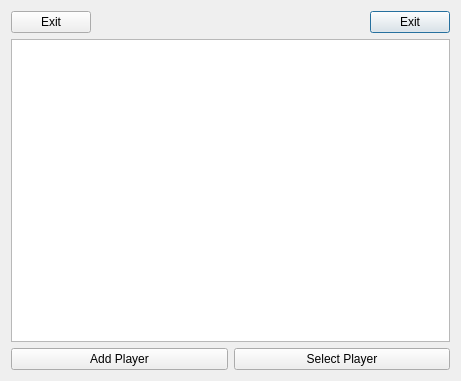
<?xml version="1.0" encoding="UTF-8"?>
<ui version="4.0">
 <class>ShowingPlayers</class>
 <widget class="QDialog" name="ShowingPlayers">
  <property name="geometry">
   <rect>
    <x>0</x>
    <y>0</y>
    <width>461</width>
    <height>381</height>
   </rect>
  </property>
  <property name="windowTitle">
   <string>Dialog</string>
  </property>
  <layout class="QGridLayout" name="gridLayout">
   <item row="0" column="2">
    <widget class="QPushButton" name="pushButton_exit">
     <property name="text">
      <string>Exit</string>
     </property>
    </widget>
   </item>
   <item row="0" column="0">
    <widget class="QPushButton" name="pushButton_2">
     <property name="text">
      <string>Exit</string>
     </property>
    </widget>
   </item>
   <item row="1" column="0" colspan="3">
    <layout class="QVBoxLayout" name="verticalLayout">
     <item>
      <widget class="QListWidget" name="listWidget"/>
     </item>
     <item>
      <layout class="QHBoxLayout" name="horizontalLayout">
       <item>
        <widget class="QPushButton" name="pushButton">
         <property name="text">
          <string>Add Player</string>
         </property>
        </widget>
       </item>
       <item>
        <widget class="QPushButton" name="pushButton_select_player">
         <property name="text">
          <string>Select Player</string>
         </property>
        </widget>
       </item>
      </layout>
     </item>
    </layout>
   </item>
   <item row="0" column="1">
    <spacer name="horizontalSpacer">
     <property name="orientation">
      <enum>Qt::Horizontal</enum>
     </property>
     <property name="sizeHint" stdset="0">
      <size>
       <width>40</width>
       <height>20</height>
      </size>
     </property>
    </spacer>
   </item>
  </layout>
 </widget>
 <resources/>
 <connections>
  <connection>
   <sender>pushButton_exit</sender>
   <signal>clicked()</signal>
   <receiver>ShowingPlayers</receiver>
   <slot>close()</slot>
   <hints>
    <hint type="sourcelabel">
     <x>402</x>
     <y>23</y>
    </hint>
    <hint type="destinationlabel">
     <x>400</x>
     <y>90</y>
    </hint>
   </hints>
  </connection>
  <connection>
   <sender>pushButton_2</sender>
   <signal>clicked()</signal>
   <receiver>ShowingPlayers</receiver>
   <slot>close()</slot>
   <hints>
    <hint type="sourcelabel">
     <x>89</x>
     <y>19</y>
    </hint>
    <hint type="destinationlabel">
     <x>160</x>
     <y>19</y>
    </hint>
   </hints>
  </connection>
 </connections>
</ui>
